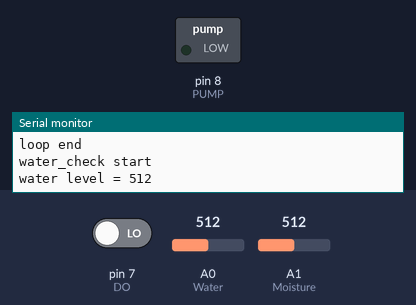
This sketch was run on a simulated Arduino Uno, built with avr-gcc and run on an emulated ATmega328P. Parts: switched loads named in the sketch (green lamp = pin HIGH), the last lines printed to the serial monitor. Inputs (shaded band) come from the test bench; at power-on: pin 7 (DO) LOW, A0 (Water) = 512, A1 (Moisture) = 512.

Above: at 16.8 s.
16.9 s: pin 7 (DO) driven HIGH
At 22.8 s:
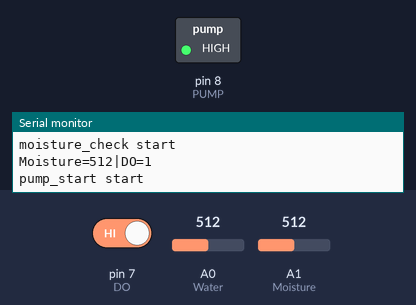
Timing chart, 0 to 28.5 s (numbered marks = the images above; inputs shaded):
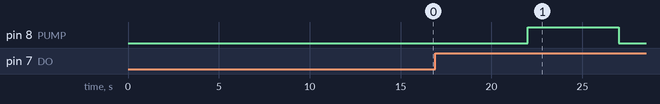

Measured:
- after the input at 16.9 s, pin 8 (PUMP): LOW → HIGH after 5.1 s, → LOW 5.0 s later

The sketch:

auto_planting.ino
```cpp
#define Water A0    //定義AO 引腳 為 IO-A0
#define Moisture A1 //定義A1 引腳 為 IO-A1
#define DO 7        //定義DO 引腳 為 IO-7
#define PUMP 8        //定義DO 引腳 為 IO-7

int water_level,moisture_level;

void setup() {
  pinMode(Water, INPUT);//定義A0為輸入模式
  pinMode(Moisture, INPUT);//定義A1為輸入模式
  pinMode(DO, INPUT);
  pinMode(PUMP, OUTPUT);
  Serial.begin(9600);
}

void loop()  /*迴圈*/
{
  Serial.println("water_check start");
  water_check();

  Serial.println("moisture_check start");
  moisture_check();

  if(water_level>300)
    if(moisture_level==1)
      {
        Serial.println("pump_start start");
        pump_start();
      }
    else
      Serial.println("!!!!!!!!!moisture_level !=1");
  else
    Serial.println("!!!!!!!!!!!!!water_level < 300");

  Serial.println("loop end");
  delay(10000);
}

void moisture_check()
{
  Serial.print("Moisture=");
  Serial.print(analogRead(Moisture));//讀取AO的數值
  Serial.print("|DO=");
  Serial.println(digitalRead(DO));//讀取DO的數值
  moisture_level=digitalRead(DO);
  delay(3000);
}

void water_check()
{
  water_level=analogRead(Water);
  Serial.print("water level = ");
  Serial.println(water_level);
  delay(3000);
}

void pump_start()
{
  digitalWrite(PUMP, HIGH); // sets the digital pin on
  delay(5000);            // waits for a second
  digitalWrite(PUMP, LOW);  // sets the digital pin off
  delay(5000);            // waits for a second
}
```
